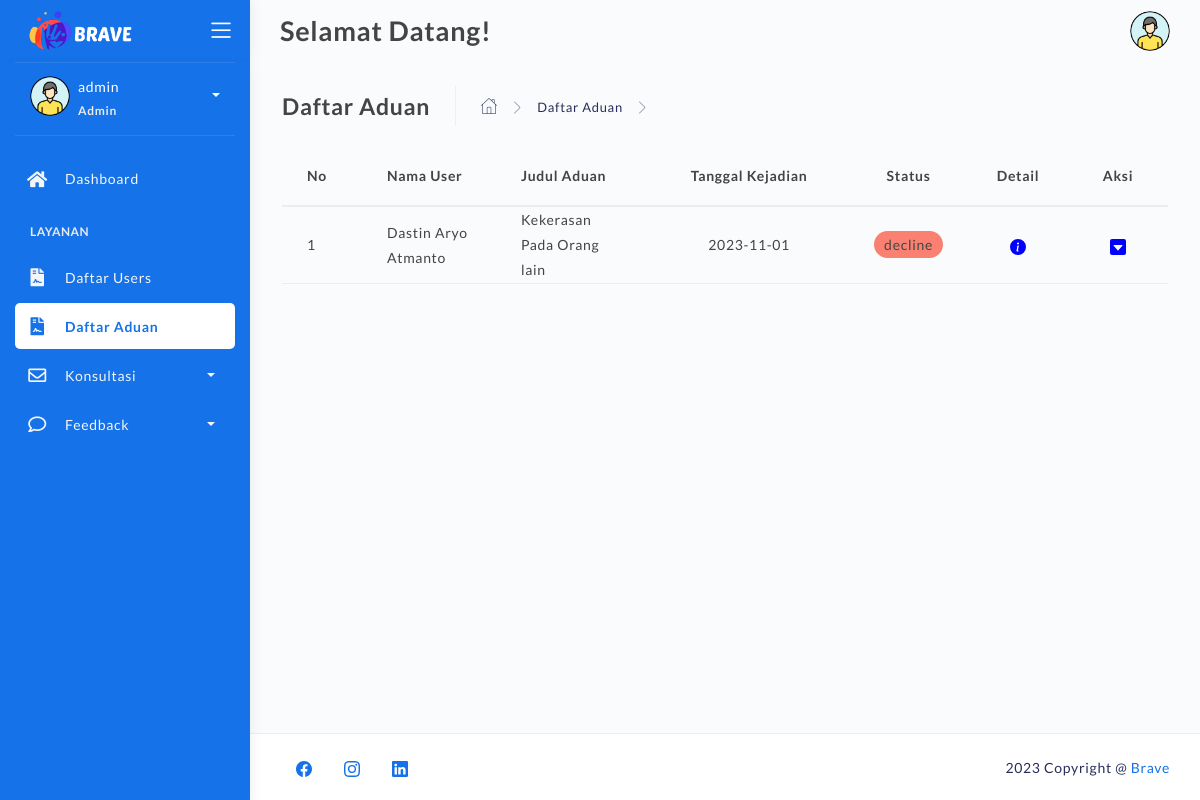
The app's page /list-aduan-admin.php (signed in), older data.
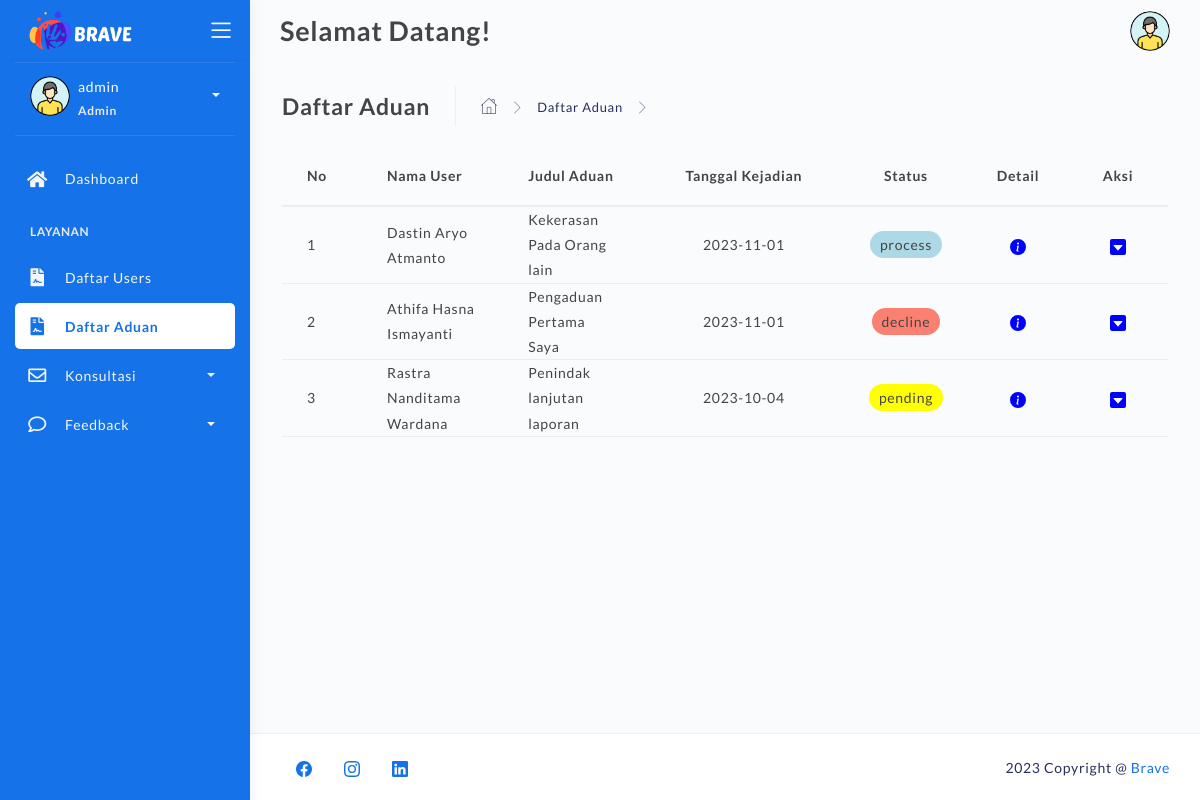
The same page, newer data.
### tables this page shows
CREATE TABLE `pengaduan` (
  `id_pengaduan` varchar(50) NOT NULL,
  `nim` varchar(25) NOT NULL,
  `nama` varchar(255) NOT NULL,
  `judul` varchar(255) NOT NULL,
  `tgl_kejadian` date NOT NULL,
  `tgl_aduan` datetime NOT NULL DEFAULT current_timestamp(),
  `pesan_aduan` text NOT NULL,
  `pelaku` varchar(255) NOT NULL,
  `bukti` varchar(255) NOT NULL,
  `status` varchar(25) NOT NULL
);

### list-aduan-admin.php (the view, shortened to what the changed rows need)
<!DOCTYPE html>
<html lang="en">
<head>
	<link rel="stylesheet" href="assets/css/bootstrap.min.css">
	<link rel="stylesheet" href="assets/css/atlantis.css">
	<link rel="stylesheet" href="assets/css/demo.css">
</head>
<body>
	<div class="wrapper fullheight-side">
		<div class="main-panel full-height">
			<div class="container">
				<div class="page-inner">
					<div class="page-category">
						<?php
							require 'backend/connection.php';
							$sql = "SELECT * FROM pengaduan";
							$result_pengaduan = mysqli_query($koneksi, $sql);
						?>
						<table class="table">
							<thead>
								<tr>
									<th scope="col" style="width:80px;">No</th>
									<th scope="col">Nama User</th>
									<th scope="col">Judul Aduan</th>
									<th scope="col" style="width:200px; text-align:center;">Tanggal Kejadian</th>
									<th scope="col" style="width:100px; text-align:center;">Status</th>
									<th scope="col" style="width:100px; text-align:center;">Detail</th>
									<th scope="col" style="width:100px; text-align:center;">Aksi</th>
								</tr>
							</thead>
							<tbody>
								<?php
									$i = 0;
									while ($row = mysqli_fetch_assoc($result_pengaduan)) {
										$i++;
										echo "<tr>";
											echo "<td>" . $i. "</td>";
											echo "<td>" . $row['nama'] . "</td>";
											echo "<td>" . $row['judul'] . "</td>";
											echo "<td><center>" . $row['tgl_kejadian'] . "</center></td>";
											echo "<td><center><a class='" . $row['status'] . "'>" . $row['status'] . "</a></center></td>";
											echo "<td data-toggle='modal' data-target='#aduan-" . $row['nim'] . "' style='color:blue;'>
													<center>
														<a>
														</a>
													</center>
												</td>
												<div class='modal fade' id='aduan-" . $row['nim'] . "' tabindex='-1' role='dialog' aria-labelledby='exampleModalCenterTitle' aria-hidden='true'>
																<h5 class='modal-title' id='exampleModalLongTitle' style='font-size:20px;'>" . $row['judul'] . "</h5>
																<p style='margin-bottom:1px;'><strong>Nama :</strong> " . $row['nama'] . " </p>
																<p style='margin-bottom:10px;'><strong>Tanggal Kejadian :</strong> " . $row['tgl_kejadian'] . " </p>
																<p> <center> <img src='" . $row['bukti'] . "' style='width:70%; border-radius:5px;'></center></p>
																Isi Pengaduan : " . $row['pesan_aduan'] . "
												</div>
												<td>
													<center>
														<a id='navbarDropdown' role='button' data-toggle='dropdown' aria-haspopup='true' aria-expanded='false' style='color:blue;'>
															<svg xmlns='http://www.w3.org/2000/svg' width='16' height='16' fill='currentColor' class='bi bi-caret-down-square-fill' viewBox='0 0 16 16'>
																<path d='M0 2a2 2 0 0 1 2-2h12a2 2 0 0 1 2 2v12a2 2 0 0 1-2 2H2a2 2 0 0 1-2-2V2zm4 4a.5.5 0 0 0-.374.832l4 4.5a.5.5 0 0 0 .748 0l4-4.5A.5.5 0 0 0 12 6H4z'/>
															</svg>
														</a>
															<a class='dropdown-item' href='backend/action-accept-aduan.php?id=" . $row['id_pengaduan'] . "'>Accept</a>
															<a class='dropdown-item' href='backend/action-complete-aduan.php?id=" . $row['id_pengaduan'] . "'>Complete</a>
															<a class='dropdown-item' data-toggle='modal' data-target='#decline-aduan-" . $row['id_pengaduan'] . "'>Decline</a>
															<a class='dropdown-item' data-toggle='modal' data-target='#feedback-aduan-" . $row['id_pengaduan'] . "'>Feedback</a>
													</center>
													<div class='modal fade' id='decline-aduan-" . $row['id_pengaduan'] . "' tabindex='-1' role='dialog' aria-labelledby='editUserModalLabel' aria-hidden='true'>
																	<form id='declineAduanForm-" . $row['id_pengaduan'] . "' action='backend/action-decline-aduan.php' method='post'>
																		<input type='text' class='form-control' id='id_pengaduan' name='id_pengaduan' value='" . $row['id_pengaduan'] . "' required hidden>
																		<input type='text' class='form-control' id='nama' name='nama' value='" . $row['nama'] . "' required hidden>
																		<input type='text' class='form-control' id='nim' name='nim' value='" . $row['nim'] . "' required hidden>
																	</form>
																	<button type='button' class='btn btn-primary' onclick='declineAduan_" . $row['nim'] . "()'>Kirim</button>
													</div>
														function declineAduan_" . $row['nim'] . "() {
															document.getElementById('declineAduanForm-" . $row['id_pengaduan'] . "').submit();
													<div class='modal fade' id='feedback-aduan-" . $row['id_pengaduan'] . "' tabindex='-1' role='dialog' aria-labelledby='editUserModalLabel' aria-hidden='true'>
																	<form id='feedbackAduanForm-" . $row['id_pengaduan'] . "' action='backend/action-feedback-aduan.php' method='post'>
																		<input type='text' class='form-control' id='id_pengaduan' name='id_pengaduan' value='" . $row['id_pengaduan'] . "' required hidden>
																		<input type='text' class='form-control' id='nama' name='nama' value='" . $row['nama'] . "' required hidden>
																		<input type='text' class='form-control' id='nim' name='nim' value='" . $row['nim'] . "' required hidden>
																	</form>
																	<button type='button' class='btn btn-primary' onclick='feedbackAduan_" . $row['nim'] . "()'>Kirim</button>
													</div>
														function feedbackAduan_" . $row['nim'] . "() {
															document.getElementById('feedbackAduanForm-" . $row['id_pengaduan'] . "').submit();
												</td>
												";
									}
								?>
							</tbody>
						</table>
					</div>
				</div>
			</div>
		</div>
	</div>
</body>
</html>

Row changes from the older to the newer data that the page shows:
changed pengaduan "Dastin Aryo Atmanto": status "decline" → "process"
added pengaduan: nama "Athifa Hasna Ismayanti", judul "Pengaduan Pertama Saya", tgl_kejadian "2023-11-01", status "decline"
added pengaduan: nama "Rastra Nanditama Wardana", judul "Penindak lanjutan laporan", tgl_kejadian "2023-10-04", status "pending"
